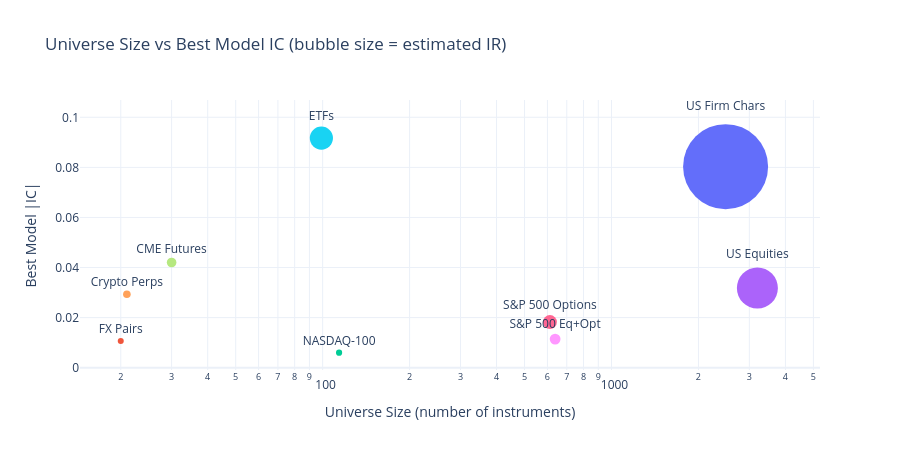

The cell this chart's notebook holds for it:
### Code cell
# Visualize breadth vs IC
if evaluated and "breadth_data" in dir() and breadth_data:
    fig = go.Figure()
    for brow in breadth_data:
        fig.add_trace(
            go.Scatter(
                x=[brow["universe_size"]],
                y=[brow["best_abs_ic"]],
                mode="markers+text",
                text=[brow["case_study"]],
                textposition="top center",
                marker=dict(size=brow["estimated_ir"] * 20 + 5),
                showlegend=False,
            )
        )

    fig.update_layout(
        title="Universe Size vs Best Model IC (bubble size = estimated IR)",
        xaxis_title="Universe Size (number of instruments)",
        yaxis_title="Best Model |IC|",
        xaxis_type="log",
        template="plotly_white",
        height=450,
    )
    fig.show()

### Figure 1 — Plotly figure (JSON) as saved in the notebook; plotly's stock layout.template omitted (floating-point values rounded to 4 significant figures)
{"data": [{"marker": {"size": 85.0}, "mode": "markers+text", "showlegend": false, "text": ["US Firm Chars"], "textposition": "top center", "type": "scatter", "x": [2483], "y": [0.0803]}, {"marker": {"size": 6.0}, "mode": "markers+text", "showlegend": false, "text": ["FX Pairs"], "textposition": "top center", "type": "scatter", "x": [20], "y": [0.0106]}, {"marker": {"size": 6.2}, "mode": "markers+text", "showlegend": false, "text": ["NASDAQ-100"], "textposition": "top center", "type": "scatter", "x": [114], "y": [0.006]}, {"marker": {"size": 41.0}, "mode": "markers+text", "showlegend": false, "text": ["US Equities"], "textposition": "top center", "type": "scatter", "x": [3199], "y": [0.0318]}, {"marker": {"size": 7.6}, "mode": "markers+text", "showlegend": false, "text": ["Crypto Perps"], "textposition": "top center", "type": "scatter", "x": [21], "y": [0.0293]}, {"marker": {"size": 23.2}, "mode": "markers+text", "showlegend": false, "text": ["ETFs"], "textposition": "top center", "type": "scatter", "x": [99], "y": [0.0917]}, {"marker": {"size": 14.0}, "mode": "markers+text", "showlegend": false, "text": ["S&P 500 Options"], "textposition": "top center", "type": "scatter", "x": [612], "y": [0.0182]}, {"marker": {"size": 9.6}, "mode": "markers+text", "showlegend": false, "text": ["CME Futures"], "textposition": "top center", "type": "scatter", "x": [30], "y": [0.042]}, {"marker": {"size": 10.8}, "mode": "markers+text", "showlegend": false, "text": ["S&P 500 Eq+Opt"], "textposition": "top center", "type": "scatter", "x": [638], "y": [0.0114]}], "layout": {"height": 450, "title": {"text": "Universe Size vs Best Model IC (bubble size = estimated IR)"}, "xaxis": {"title": {"text": "Universe Size (number of instruments)"}, "type": "log"}, "yaxis": {"title": {"text": "Best Model |IC|"}}}}
